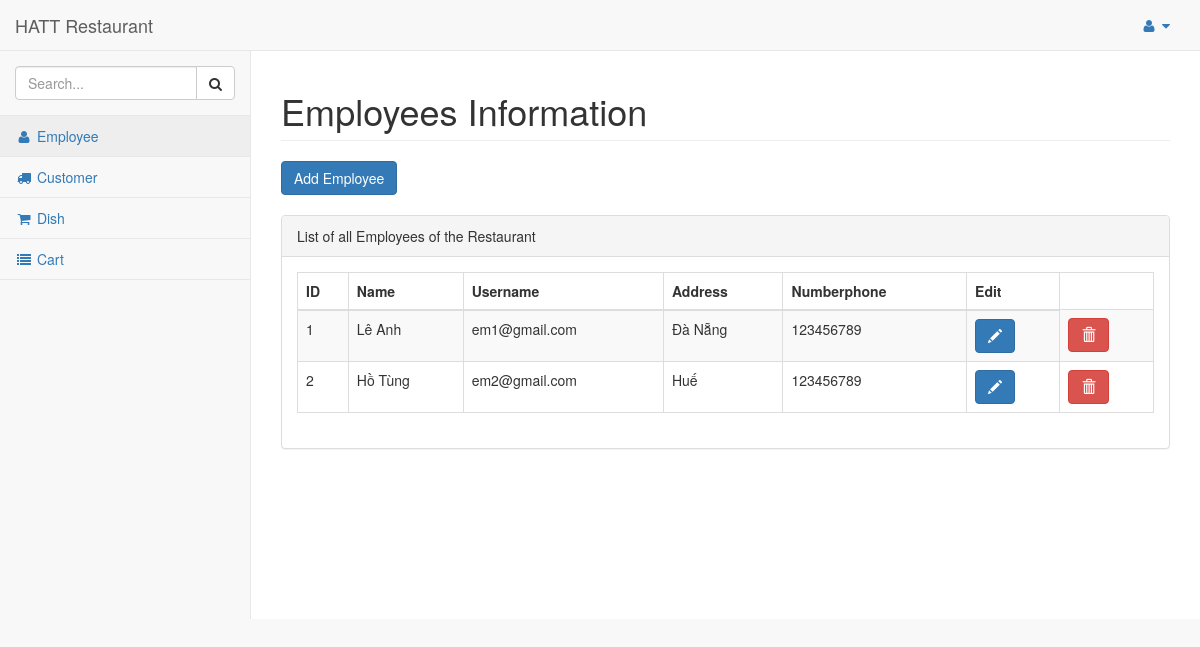
Page /dashboard/employee_list (signed in) on the earlier database version.
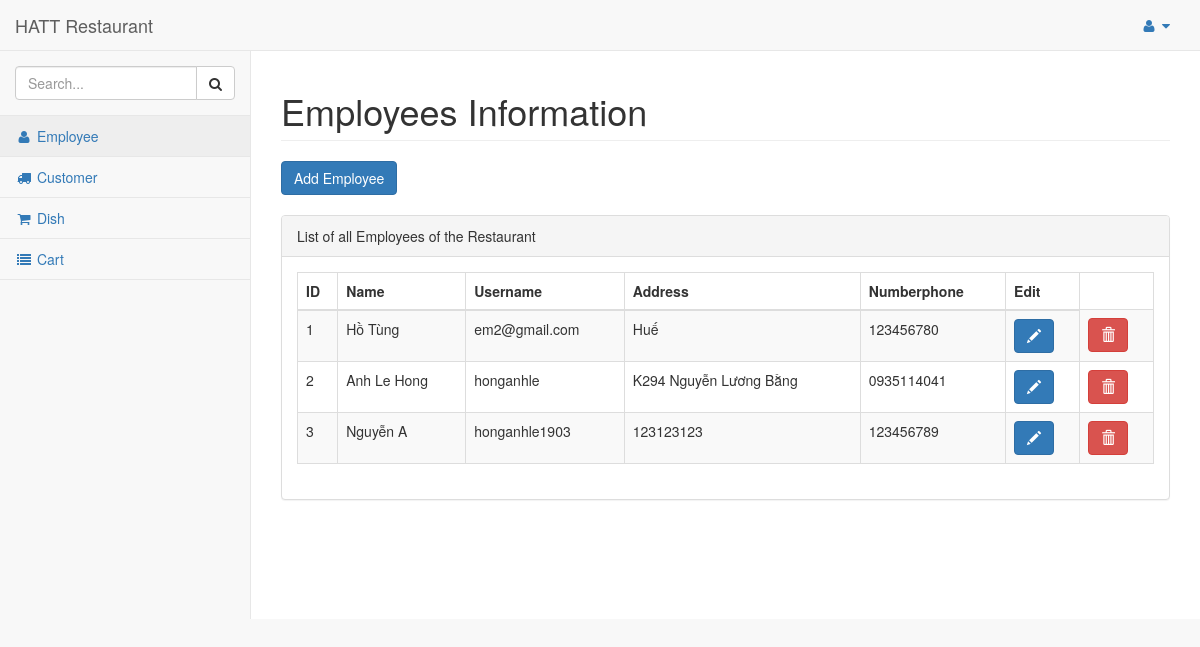
Same page on the later database version.
### res/models.py (models this page shows, shortened)
class Employee(models.Model):
    employee = models.ForeignKey(User, on_delete=models.CASCADE)
    address = models.TextField()
    number_phone = models.TextField(max_length=10)
    username = User.username
    password = User.password
    name = str(User.first_name) + " " +str(User.last_name)

### res/views.py (the view)
# urls.py: re_path(r'^dashboard/employee_list$', employee_list, name='employee_list'),
@login_required
def employee_list(request):
    employees = Employee.objects.all()
    for employee in employees:
        user = User.objects.get(id=employee.employee_id)
        employee.username = user.username
        employee.name = user.first_name + ' ' + user.last_name
    return render(request, 'admin/employee.html', {'employees': employees})

### res/templates/admin/employee.html (shortened to what this page needs)
{% load static %}
{% include "includes/base.html" %}
{% include "includes/navbarheader.html" %}
{% include "includes/navtop.html"%}
{% include "includes/sidemenu.html" %}
</nav>
<div id="page-wrapper">
    <div class="row">
        <div class="col-lg-12">
            <h1 class="page-header">Employees Information</h1>
            <button type="button" class="btn btn-primary" data-toggle="modal" data-target="#addemployee">
                Add Employee
            </button>
            <br><br>
        </div>
    </div>
    <div class="row">
        <div class="col-lg-12">
            <div class="panel panel-default">
                <div class="panel-heading">
                    List of all Employees of the Restaurant
                </div>
                <div class="panel-body">
                    <table width="100%" class="table table-striped table-bordered table-hover" id="dataTables-example">
                        <thead>
                            <tr>
                                <th>ID</th>
                                <th>Name</th>
                                <th>Username</th>
                                <th>Address</th>
                                <th>Numberphone</th>
                                <th>Edit</th>
                            </tr>
                        </thead>
                        <tbody>
                            {% for employee in employees %}
                            <tr>
                                <td>{{forloop.counter}}</td>
                                <td>{{employee.name}}</td>
                                <td>{{employee.username}}</td>
                                <td>{{employee.address}}</td>
                                <td>{{employee.number_phone}}</td>
                                <td>
                                    <button type="button" class="btn btn-primary" data-toggle="modal"
                                        data-target="#myModal{{employee.id}}" title="Mở cửa sổ sửa đổi">
                                        <span class="glyphicon glyphicon-pencil" aria-hidden="true"></span>
                                    </button>
                                </td>
                                <td>
                                    <button type="button" class="btn btn-danger" data-toggle="modal"
                                        data-target="#deleteModal{{employee.id}}">
                                        <span class="glyphicon glyphicon-trash"></span>
                                    </button>
                                </td>
                                {% endfor %}
                        </tbody>
                    </table>
                </div>
            </div>
        </div>
    </div>
</div>
</div>
</body>
</html>

Differences in the rows shown:
removed Employee: name "Lê Anh", username "em1@gmail.com", address "Đà Nẵng", number_phone "123456789"
changed Employee "Hồ Tùng": number_phone "123456789" → "123456780"
added Employee: name "Anh Le Hong", username "honganhle", address "K294 Nguyễn Lương Bằng", number_phone "0935114041"
added Employee: name "Nguyễn A", username "honganhle1903", address "123123123", number_phone "123456789"
